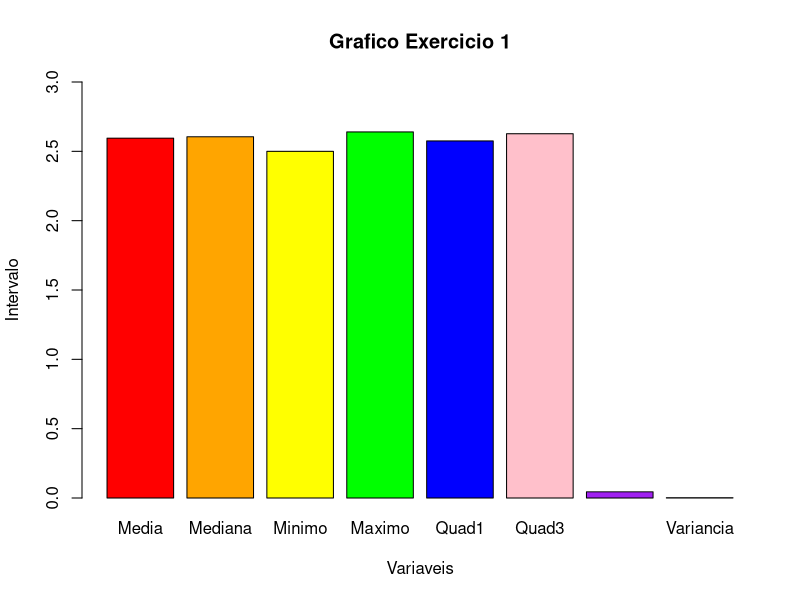

Here is the R script that generated this plot:

dados<-c(2.59,2.64,2.60,2.62,2.57,2.55,2.61,2.50,2.63,2.64)

summary(dados)

#Quad1 dado no summary
Quad<-2.575

#Quad3 dado no summary
Quad3<-2.627

media<-mean(dados)

mediana<-median(dados)

minimo<-min(dados)

maximo<-max(dados)

variancia<-var(dados)

desvio<-sd(dados)

dataFrame<- data.frame("Media" = media, "Mediana" = mediana, "Minimo" = minimo, "Maximo" = maximo, "Quad1" = Quad, "Quad3" = Quad3, "DesvioPadrao" = desvio, "Variancia" = variancia)

names(dataFrame)

barplot(c(media,mediana,minimo,maximo,Quad,Quad3,desvio,variancia),main="Grafico Exercicio 1",names = c("Media","Mediana","Minimo","Maximo","Quad1","Quad3","DesvioPadrao","Variancia"),col = c("Red","Orange","Yellow","Green","Blue","Pink","Purple","Black"),ylab = "Intervalo", xlab= "Variaveis",ylim=c(0,3))
